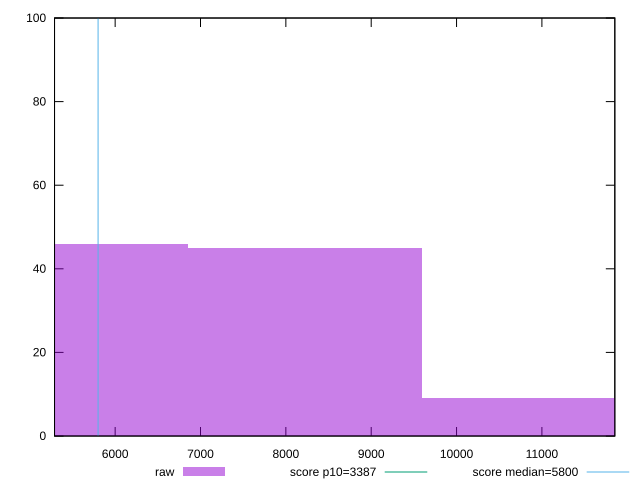

Write gnuplot code to recreate this figure.
reset

$raw <<EOF
10965.915275149018 9
5482.957637574509 46
8224.436456361764 45
EOF

set key outside below
set boxwidth 2741.4788187872546
set xrange [5289.752192788968:11854.37589098875]
set yrange [0:100]
set trange [0:100]
set style fill transparent solid 0.5 noborder

set parametric
set terminal svg size 640, 490 enhanced background rgb 'white'
set output "report_00015_2021-02-09T16-11-33.973Z/speed-index/samples/pages/raw/histogram.svg"

plot $raw title "raw" with boxes, \
     3387,t title "score p10=3387", \
     5800,t title "score median=5800"

reset
